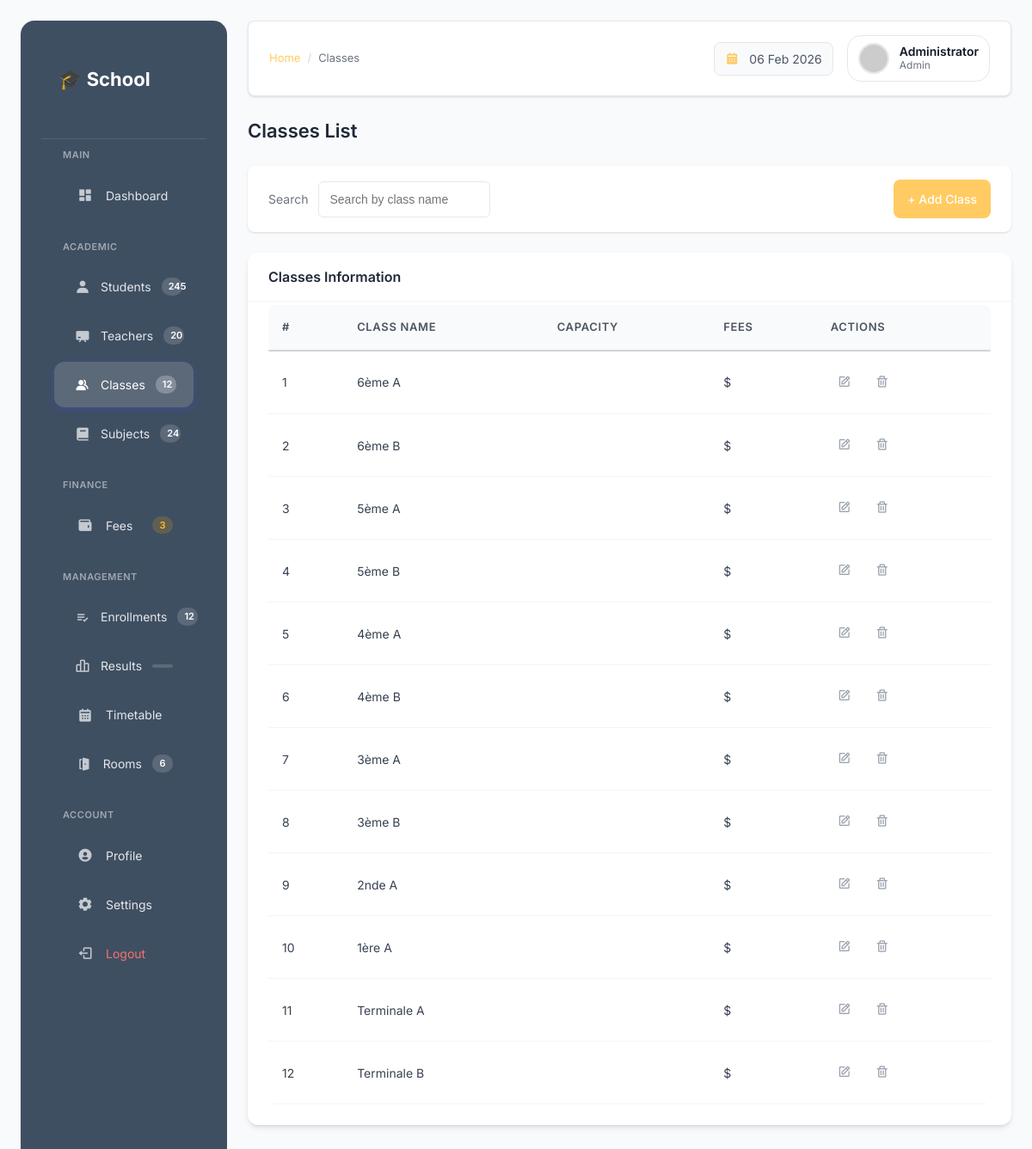
The page /classes (signed in) on the database its author committed.
### tables this page shows
CREATE TABLE classes (
    id INTEGER PRIMARY KEY AUTOINCREMENT,
    name TEXT NOT NULL,
    level TEXT NOT NULL
);

### app.py (the view)
@app.route("/classes")
@login_required
def classes():
    conn = get_db_connection()
    classes = conn.execute("SELECT * FROM classes").fetchall()
    conn.close()
    return render_template("classes.html",
                         classes=classes,
                         page_title="Classes",
                         page_heading="Classes")

### app.py (called while the page is built)
def get_db_connection():
    conn = sqlite3.connect(DB_PATH)
    conn.row_factory = sqlite3.Row
    return conn

def login_required(f):
    @wraps(f)
    def decorated_function(*args, **kwargs):
        if not session.get("admin_logged_in"):
            return redirect(url_for("login"))
        return f(*args, **kwargs)
    return decorated_function

@app.context_processor
def inject_date():
    return {"current_date": datetime.now().strftime("%d %b %Y")}

### templates/classes.html (shortened to what this page needs)
{% extends "base.html" %}
{% block breadcrumb %}Classes{% endblock %}
{% block content %}
<div class="page-header">
    <h2>Classes List</h2>
</div>
<div class="filter-bar">
    <div class="filter-group">
        <label>Search</label>
        <input type="text" placeholder="Search by class name">
    </div>
    <a href="{{ url_for('add_class') }}" class="btn btn-primary">
        + Add Class
    </a>
</div>
<div class="card">
    <div class="card-header">
        Classes Information
    </div>
    <div class="card-body">
        <div class="table-container">
        <table class="table">
            <thead>
                <tr>
                    <th>#</th>
                    <th>Class Name</th>
                    <th>Capacity</th>
                    <th>Fees</th>
                    <th class="text-right">Actions</th>
                </tr>
            </thead>
            <tbody>
                {% for class in classes %}
                <tr>
                    <td>{{ class.id }}</td>
                    <td>{{ class.name }}</td>
                    <td>{{ class.capacity }}</td>
                    <td>${{ class.fees }}</td>
                    <td class="action-icons">
                        <a href="{{ url_for('edit_class', id=class.id) }}"
                           class="edit" title="Edit">
                            <i class='bx bx-edit'></i>
                        </a>
                        <a href="{{ url_for('delete_class', id=class.id) }}"
                           class="delete"
                           onclick="return confirm('Are you sure?');"
                           title="Delete">
                            <i class='bx bx-trash'></i>
                        </a>
                    </td>
                </tr>
                {% endfor %}
            </tbody>
        </table>
    </div>
</div>
{% endblock %}

### static/css/main.css (style rules this page uses)
:root { --primary: #ffcb62; --primary-dark: #1e4fd8; --primary-light: #3b82f6; --login-primary: #ffd98e; --login-bg: #102032; --login-gradient: radial-gradient(ellipse at top left, #283647, #102032); --secondary: #10b981; --danger: #ef4444; --warning: #f59e0b; --info: #0ea5e9; --dark: #111827; --gray-900: #1f2937; --gray-800: #374151; --gray-700: #4b5563; --gray-600: #6b7280; --gray-500: #9ca3af; --gray-400: #d1d5db; --gray-300: #e5e7eb; --gray-200: #f3f4f6; --gray-100: #f9fafb; --white: #ffffff; --sidebar-bg: #3f4f62; --sidebar-text: #e5e7eb; --sidebar-hover: rgba(255, 255, 255, 0.15); --space-xs: 0.5rem; --space-sm: 0.75rem; --space-md: 1rem; --space-lg: 1.5rem; --space-xl: 2rem; --radius-sm: 0.375rem; --radius: 0.5rem; --radius-md: 0.75rem; --radius-lg: 1rem; --shadow-sm: 0 1px 2px 0 rgb(0 0 0 / 0.05); --shadow: 0 1px 3px 0 rgb(0 0 0 / 0.1), 0 1px 2px -1px rgb(0 0 0 / 0.1); --shadow-md: 0 4px 6px -1px rgb(0 0 0 / 0.1), 0 2px 4px -2px rgb(0 0 0 / 0.1); --shadow-lg: 0 10px 15px -3px rgb(0 0 0 / 0.1), 0 4px 6px -4px rgb(0 0 0 / 0.1); }
* { margin: 0; padding: 0; box-sizing: border-box; }
body { font-family: "Inter", "Segoe UI", sans-serif; background: var(--gray-100); color: var(--gray-800); line-height: 1.5; }
.page-header { display: flex; justify-content: space-between; align-items: center; margin-bottom: var(--space-lg); }
.page-header h2 { font-size: 1.375rem; font-weight: 600; color: var(--gray-900); }
.btn { display: inline-flex; align-items: center; gap: var(--space-xs); padding: var(--space-sm) var(--space-md); border-radius: var(--radius); font-size: 0.875rem; font-weight: 500; border: none; cursor: pointer; transition: all 0.2s ease; text-decoration: none; font-family: inherit; }
.btn-primary { background: var(--primary); color: var(--white); }
.card { background: var(--white); border-radius: var(--radius-md); box-shadow: var(--shadow-md); margin-bottom: var(--space-lg); overflow: hidden; }
.card-header { padding: var(--space-md) var(--space-lg); font-size: 1rem; font-weight: 600; border-bottom: 1px solid var(--gray-200); color: var(--gray-900); }
.card-body { padding: var(--space-lg); }
.filter-bar { display: flex; align-items: center; justify-content: space-between; gap: var(--space-sm); padding: var(--space-md) var(--space-lg); margin-bottom: var(--space-lg); background: var(--white); border-radius: var(--radius); box-shadow: var(--shadow); }
.filter-group { display: flex; align-items: center; gap: var(--space-sm); }
.filter-group label { font-size: 0.875rem; color: var(--gray-600); white-space: nowrap; }
.filter-group select, .filter-group input { padding: var(--space-sm); border-radius: var(--radius-sm); border: 1px solid var(--gray-300); font-size: 0.875rem; min-width: 150px; background: var(--white); }
.filter-group input { width: 200px; }
.table { width: 100%; border-collapse: collapse; font-size: 0.875rem; }
.table thead { background: var(--gray-100); }
.table th { text-align: left; font-weight: 600; color: var(--gray-700); padding: var(--space-md); border-bottom: 2px solid var(--gray-300); font-size: 0.8125rem; text-transform: uppercase; letter-spacing: 0.05em; }
.table td { padding: var(--space-md); color: var(--gray-800); border-bottom: 1px solid var(--gray-200); }
.action-icons { display: flex; gap: var(--space-sm); }
.action-icons a { color: var(--gray-500); text-decoration: none; font-size: 1rem; transition: color 0.2s; padding: var(--space-xs); border-radius: var(--radius-sm); }
.table-container { max-height: 600px; overflow-y: auto; border: 0px solid var(--gray-300); border-radius: var(--radius); margin-top: -20px; }
.table-container table { margin-bottom: 0; }
.table-container thead { position: sticky; top: 0; background: var(--gray-100); z-index: 10; box-shadow: 0 2px 2px -1px rgba(0,0,0,0.1); }
.table-container { max-height: calc(100vh - 300px); min-height: 770px; overflow-y: auto; }

### rows shown on the page
classes: id "1", name "6ème A"
classes: id "2", name "6ème B"
classes: id "3", name "5ème A"
classes: id "4", name "5ème B"
classes: id "5", name "4ème A"
classes: id "6", name "4ème B"
classes: id "7", name "3ème A"
classes: id "8", name "3ème B"
classes: id "9", name "2nde A"
classes: id "10", name "1ère A"
classes: id "11", name "Terminale A"
classes: id "12", name "Terminale B"

### other values the page prints
{{ session.get('user_name', 'Administrator') }} "Administrator"
{{ session.get('user_role', 'Admin') }} "Admin"
